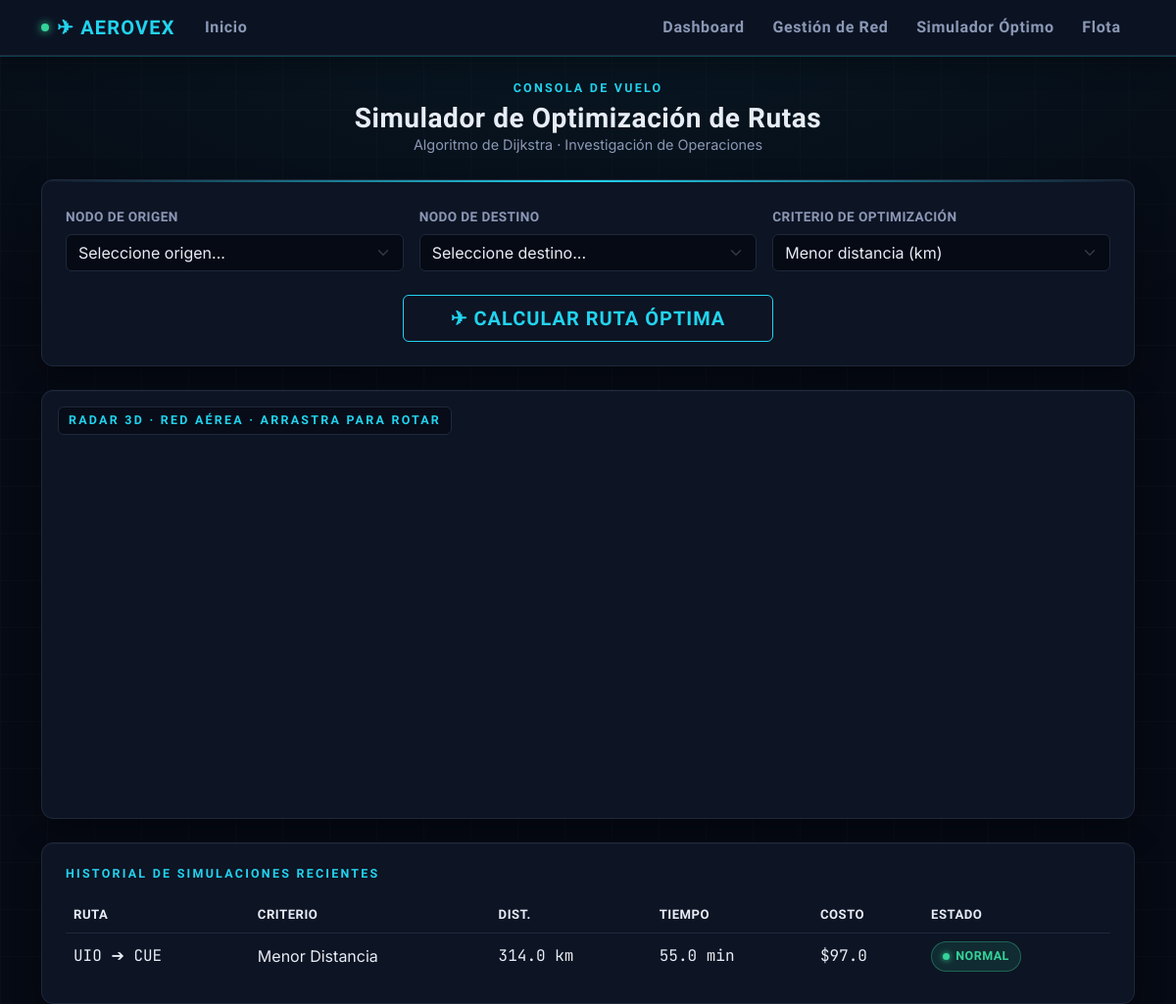
The page /rutas on the database as committed earlier.
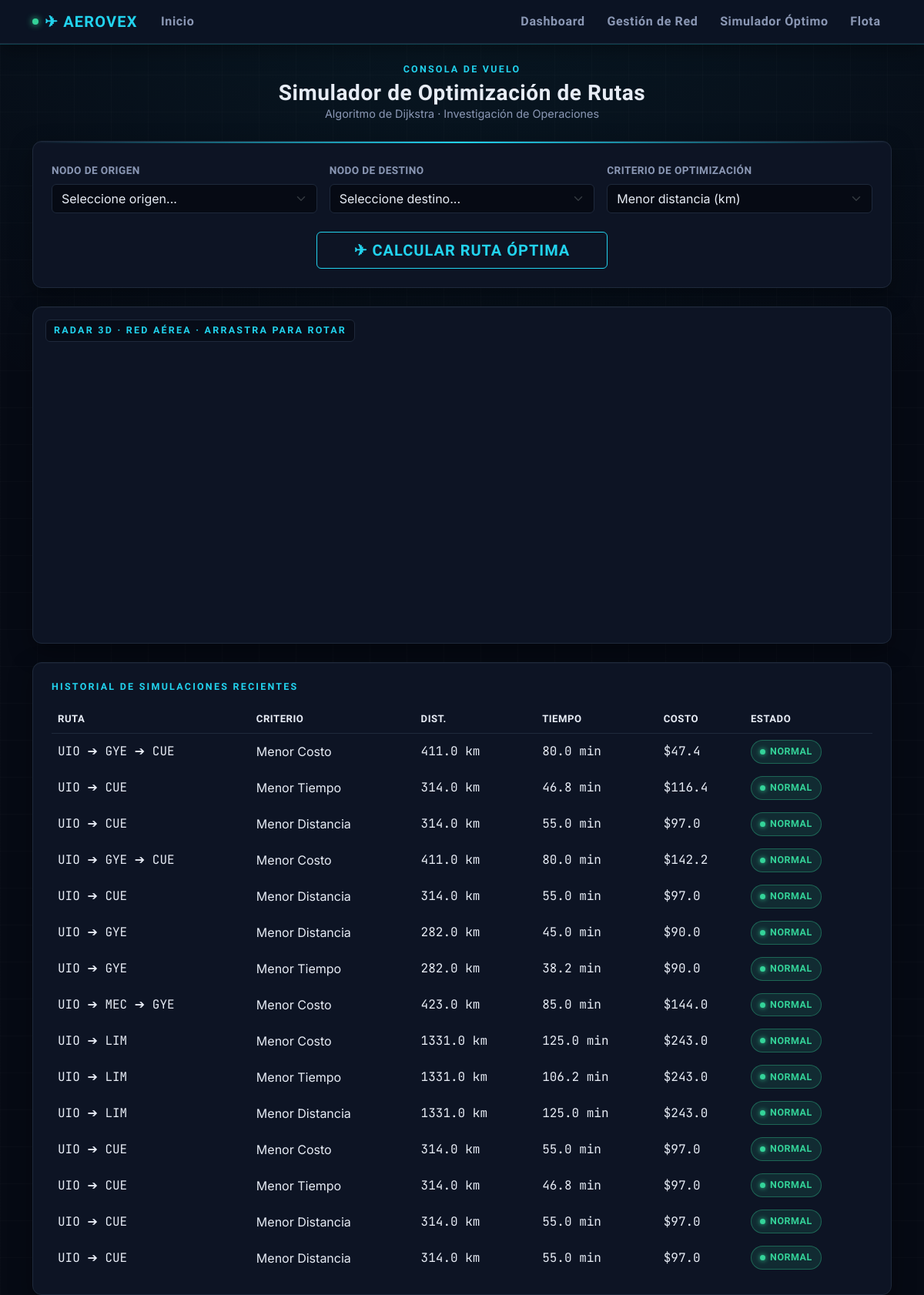
The same page on the database as committed later.
### models.py (models this page shows)
class Simulacion(db.Model):
    id = db.Column(db.Integer, primary_key=True)
    origen = db.Column(db.String(150))
    destino = db.Column(db.String(150))
    criterio = db.Column(db.String(50))
    distancia_total = db.Column(db.Float)
    tiempo_total = db.Column(db.Float)
    costo_total = db.Column(db.Float)
    consumo_total = db.Column(db.Float)
    nodos_ruta = db.Column(db.Text)
    estado_red = db.Column(db.String(100))

### app.py (the view, shortened to what this page needs)
@app.route("/rutas", methods=["GET", "POST"])
def rutas():
    aeropuertos = Aeropuerto.query.all()
    simulaciones = Simulacion.query.order_by(Simulacion.id.desc()).limit(15).all()
    origen_sel = None
    destino_sel = None
    criterio_sel = "Menor Distancia"
    return render_template("rutas.html", aeropuertos=aeropuertos, simulaciones=simulaciones, mapa_ruta="[]",
                           origen_sel=origen_sel, destino_sel=destino_sel, criterio_sel=criterio_sel)

### templates/rutas.html (shortened to what this page needs)
{% extends 'base.html' %}
{% block extra_head %}
<link href="https://unpkg.com/maplibre-gl@5.24.0/dist/maplibre-gl.css" rel="stylesheet" />
{% endblock %}
{% block content %}
<div class="mb-4 text-center">
    <div class="eyebrow mb-1">CONSOLA DE VUELO</div>
    <h3 class="display-heading mb-0">Simulador de Optimización de Rutas</h3>
    <div class="text-secondary" style="font-size:0.9rem;">Algoritmo de Dijkstra · Investigación de Operaciones</div>
</div>
<div class="card p-4 mb-4 panel-glow">
    <form method="POST" class="row g-3 align-items-end">
        <div class="col-md-4">
            <label class="form-label">Nodo de origen</label>
            <select name="origen" class="form-select" required>
                <option value="">Seleccione origen...</option>
            </select>
        </div>
        <div class="col-md-4">
            <label class="form-label">Nodo de destino</label>
            <select name="destino" class="form-select" required>
                <option value="">Seleccione destino...</option>
            </select>
        </div>
        <div class="col-md-4">
            <label class="form-label">Criterio de optimización</label>
            <select name="criterio" class="form-select" required>
                <option value="Menor Distancia" {% if criterio_sel == 'Menor Distancia' %}selected{% endif %}>Menor distancia (km)</option>
            </select>
        </div>
        <div class="col-12 text-center mt-4">
            <button type="submit" class="btn btn-neon px-5 py-2 fs-5">✈ Calcular ruta óptima</button>
        </div>
    </form>
</div>
<div class="card p-2 mb-4 position-relative" style="overflow:hidden;">
    <div class="position-absolute top-0 start-0 m-3 eyebrow" style="z-index:500; background:rgba(6,10,20,0.75); padding:4px 10px; border-radius:6px; border:1px solid var(--border);">
        RADAR 3D · RED AÉREA · arrastra para rotar
    </div>
    <div id="mapa" style="height: 420px; border-radius: 8px; z-index: 1;"></div>
</div>
{% if simulaciones %}
<div class="card p-4">
    <h6 class="eyebrow mb-3">Historial de simulaciones recientes</h6>
    <div class="table-responsive">
        <table class="table table-borderless align-middle mb-0">
            <thead><tr><th>Ruta</th><th>Criterio</th><th>Dist.</th><th>Tiempo</th><th>Costo</th><th>Estado</th></tr></thead>
            <tbody>
                {% for s in simulaciones %}
                <tr>
                    <td class="data-readout">{{ s.nodos_ruta }}</td>
                    <td class="text-secondary">{{ s.criterio }}</td>
                    <td class="data-readout">{{ s.distancia_total }} km</td>
                    <td class="data-readout">{{ s.tiempo_total }} min</td>
                    <td class="data-readout">${{ s.costo_total }}</td>
                    <td>
                        {% if 'Clima Adverso' in s.estado_red %}
                        <span class="badge-estado badge-clima">Clima</span>
                        {% elif 'Alerta' in s.estado_red %}
                        <span class="badge-estado badge-cerrado">Alerta</span>
                        {% else %}
                        <span class="badge-estado badge-activa">Normal</span>
                        {% endif %}
                    </td>
                </tr>
                {% endfor %}
            </tbody>
        </table>
    </div>
</div>
{% endif %}
{% endblock %}

### templates/base.html (shortened to what this page needs)
<!DOCTYPE html>
<html lang="es">
<head>
    <link href="https://cdn.jsdelivr.net/npm/bootstrap@5.3.0/dist/css/bootstrap.min.css" rel="stylesheet">
    {% block extra_head %}{% endblock %}
</head>
<body>
    <nav class="navbar navbar-expand-lg navbar-custom mb-4 sticky-top">
        <div class="container">
            <a class="navbar-brand" href="/"><span class="status-dot"></span>✈ AEROVEX</a>
            <div class="collapse navbar-collapse" id="navbarNav">
                <ul class="navbar-nav me-auto">
                    <li class="nav-item"><a class="nav-link" href="/">Inicio</a></li>
                </ul>
                <ul class="navbar-nav ms-auto">
                    <li class="nav-item"><a class="nav-link" href="/dashboard">Dashboard</a></li>
                    <li class="nav-item"><a class="nav-link" href="/aeropuertos">Gestión de Red</a></li>
                    <li class="nav-item"><a class="nav-link" href="/rutas">Simulador Óptimo</a></li>
                    <li class="nav-item"><a class="nav-link" href="/flota">Flota</a></li>
                </ul>
            </div>
        </div>
    </nav>
    <div class="container">
        {% block content %}{% endblock %}
    </div>
</body>
</html>

Rows that differ between the two databases and show on the page:
added Simulacion: nodos_ruta "UIO ➔ GYE ➔ CUE", criterio "Menor Costo", distancia_total "411.0", tiempo_total "80.0", costo_total "47.4", shows "NORMAL"
added Simulacion: nodos_ruta "UIO ➔ CUE", criterio "Menor Tiempo", distancia_total "314.0", tiempo_total "46.8", costo_total "116.4", shows "NORMAL"
added Simulacion: nodos_ruta "UIO ➔ CUE", criterio "Menor Distancia", distancia_total "314.0", tiempo_total "55.0", costo_total "97.0", shows "NORMAL"
added Simulacion: nodos_ruta "UIO ➔ GYE ➔ CUE", criterio "Menor Costo", distancia_total "411.0", tiempo_total "80.0", costo_total "142.2", shows "NORMAL"
added Simulacion: nodos_ruta "UIO ➔ CUE", criterio "Menor Distancia", distancia_total "314.0", tiempo_total "55.0", costo_total "97.0", shows "NORMAL"
added Simulacion: nodos_ruta "UIO ➔ GYE", criterio "Menor Distancia", distancia_total "282.0", tiempo_total "45.0", costo_total "90.0", shows "NORMAL"
added Simulacion: nodos_ruta "UIO ➔ GYE", criterio "Menor Tiempo", distancia_total "282.0", tiempo_total "38.2", costo_total "90.0", shows "NORMAL"
added Simulacion: nodos_ruta "UIO ➔ MEC ➔ GYE", criterio "Menor Costo", distancia_total "423.0", tiempo_total "85.0", costo_total "144.0", shows "NORMAL"
added Simulacion: nodos_ruta "UIO ➔ LIM", criterio "Menor Costo", distancia_total "1331.0", tiempo_total "125.0", costo_total "243.0", shows "NORMAL"
added Simulacion: nodos_ruta "UIO ➔ LIM", criterio "Menor Tiempo", distancia_total "1331.0", tiempo_total "106.2", costo_total "243.0", shows "NORMAL"
added Simulacion: nodos_ruta "UIO ➔ LIM", criterio "Menor Distancia", distancia_total "1331.0", tiempo_total "125.0", costo_total "243.0", shows "NORMAL"
added Simulacion: nodos_ruta "UIO ➔ CUE", criterio "Menor Costo", distancia_total "314.0", tiempo_total "55.0", costo_total "97.0", shows "NORMAL"
added Simulacion: nodos_ruta "UIO ➔ CUE", criterio "Menor Tiempo", distancia_total "314.0", tiempo_total "46.8", costo_total "97.0", shows "NORMAL"
added Simulacion: nodos_ruta "UIO ➔ CUE", criterio "Menor Distancia", distancia_total "314.0", tiempo_total "55.0", costo_total "97.0", shows "NORMAL"
